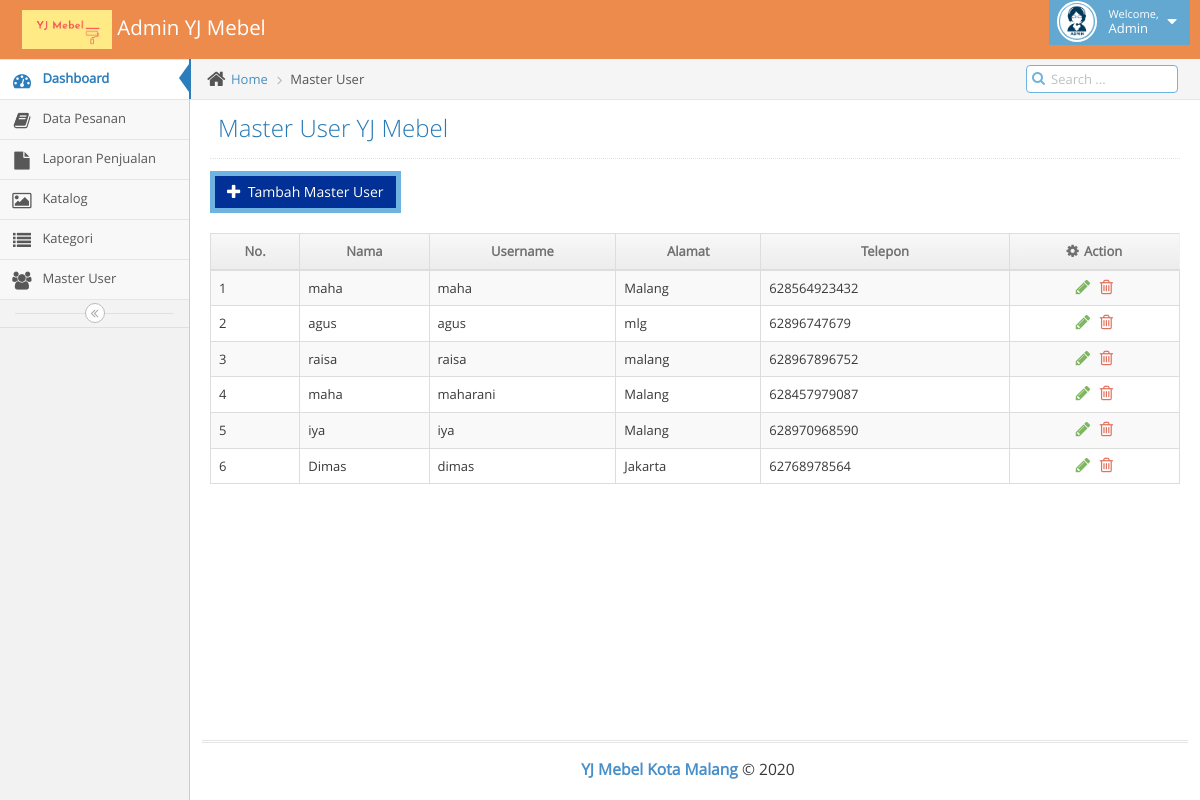
Page /admin_mebel/h_admin/index.php?user (signed in) on the committed database.
### tables this page shows
CREATE TABLE `tb_customer` (
  `id_cust` int(11) NOT NULL,
  `username_cust` varchar(20) NOT NULL,
  `password_cust` varchar(50) NOT NULL,
  `nama` varchar(50) NOT NULL,
  `alamat` varchar(100) NOT NULL,
  `telepon` varchar(15) NOT NULL
);

### admin_mebel/h_admin/user.php (the view, shortened to what this page needs)
<?php
include "../k.php";
			?>
			<div class="main-content">
				<div class="main-content-inner">
					<div class="breadcrumbs ace-save-state" id="breadcrumbs">
						<ul class="breadcrumb">
							<li>
								<i class="ace-icon fa fa-home home-icon"></i>
								<a href="#">Home</a>
							</li>
							<li class="active">Master User</li>
						</ul>
						<div class="nav-search" id="nav-search">
							<form class="form-search">
								<span class="input-icon">
									<input type="text" placeholder="Search ..." class="nav-search-input" id="nav-search-input" autocomplete="off" />
									<i class="ace-icon fa fa-search nav-search-icon"></i>
								</span>
							</form>
						</div>
					</div>
					<div class="page-content">
						<div class="page-header">
							<h1>
								Master User YJ Mebel
							</h1>
						</div>
						<div class="row">
							<div class="col-xs-12">
								<div class="row">
									<div class="col-xs-12">
									<a href="#modal-insert" role="button" class="btn btn-info" data-toggle="modal">
										<i class="ace-icon fa fa-plus align-middle bigger-120"></i>
										Tambah Master User
									</a>
									<br><br>
									</div>
								</div>
								<div class="row">
									<div class="col-xs-12">
										<div style="overflow: auto;">
											<table id="dynamic-table" class="table table-striped table-bordered table-hover">
												<thead>
													<tr>
														<th style="text-align: center;">No.</th>
														<th style="text-align: center;">Nama</th>
														<th style="text-align: center;">Username</th>
														<th style="text-align: center;">Alamat</th>
														<th style="text-align: center;">Telepon</th>
														<th style="text-align: center;"><i class="ace-icon fa fa-gear bigger-110 hidden-480"></i> Action</th>
													</tr>
												</thead>
												<tbody>
													<?php
													$querym = "SELECT * FROM tb_customer";
													$sqlm = mysqli_query($connect, $querym);
													$no = 1;
													while ($datam = mysqli_fetch_array($sqlm)) { ?>
														<tr>
															<td>
																<?php echo $no++; ?>
															</td>
															<td><?php echo $datam['nama']; ?></td>
															<td><?php echo $datam['username_cust']; ?></td>
															<td><?php echo $datam['alamat']; ?></td>
															<td><?php echo $datam['telepon']; ?></td>
															<td style="text-align: center;">
																<div class="hidden-sm hidden-xs action-buttons">
																	<a href="#modal-edit<?php echo $datam['id_cust']; ?>" role="button" class="green" data-toggle="modal">
																		<i class="ace-icon fa fa-pencil bigger-130"></i>
																	</a>
																	<a class="red" href="#modal-delete<?php echo $datam['id_cust']; ?>" role="button" data-toggle="modal">
																		<i class="ace-icon fa fa-trash-o bigger-130"></i>
																	</a>
																</div>
															</td>
														</tr>
													<?php }
													?>
												</tbody>
											</table>
										</div>
									</div>
								</div>
							</div>
						</div>
					</div>
				</div>
			</div>
	</body>
</html>

### rows in the picture
tb_customer: nama "maha", username_cust "maha", alamat "Malang", telepon "628564923432"
tb_customer: nama "agus", username_cust "agus", alamat "mlg", telepon "62896747679"
tb_customer: nama "raisa", username_cust "raisa", alamat "malang", telepon "628967896752"
tb_customer: nama "maha", username_cust "maharani", alamat "Malang", telepon "628457979087"
tb_customer: nama "iya", username_cust "iya", alamat "Malang", telepon "628970968590"
tb_customer: nama "Dimas", username_cust "dimas", alamat "Jakarta", telepon "62768978564"
